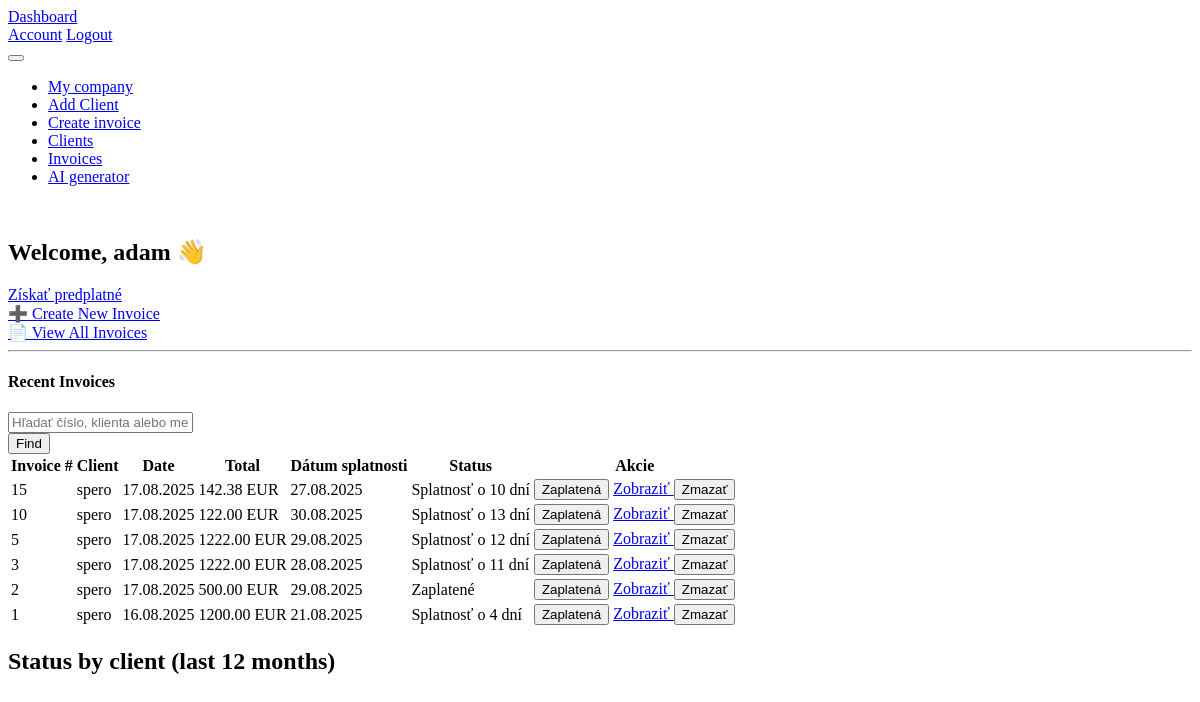
The app's page /dashboard (signed in) with its own data.
### models.py (models this page shows, shortened)
class User(db.Model,UserMixin):
    __tablename__ = 'users'
    id = db.Column(db.Integer, primary_key=True)
    email = db.Column(db.String(120), unique=True, nullable=False)
    username = db.Column(db.String(50), unique=True, nullable=False)
    password_hash = db.Column(db.String(128), nullable=False)
    is_paid = db.Column(db.Boolean, default=False)
    stripe_customer_id = db.Column(db.String(100), nullable=True)

class Invoice(db.Model):
        __tablename__ = 'invoices'
        __table_args__ = (
        db.UniqueConstraint('user_id', 'invoice_number', name='uq_user_invoice'),
        )
        id = db.Column(db.Integer, primary_key=True)
        invoice_number = db.Column(db.String(50), nullable=False)
        date = db.Column(db.Date, nullable=False)
        due_date = db.Column(db.Date, nullable=False)
        user_id = db.Column(db.Integer, db.ForeignKey('users.id'), nullable=False)
        user = db.relationship('User', backref=db.backref('invoices', lazy=True))
        currency = db.Column(db.String(10), nullable=False)
        total_cost = db.Column(db.Float, nullable=False)  # Total cost calculated as quantity
        vat_rate = db.Column(db.Float, nullable=True, default=0.0)  # VAT rate in percentage
        client_id = db.Column(db.Integer, db.ForeignKey('clients.id'), nullable=False)
        company_id = db.Column(db.Integer, db.ForeignKey('companies.id'), nullable=False)  # Foreign key to the company
        company= db.relationship('Company', backref=db.backref('invoices', lazy=True))
        client = db.relationship('Client', backref=db.backref('invoices', lazy=True))
        items = db.relationship("InvoiceItem", back_populates="invoice", cascade="all, delete-orphan")
        created_at = db.Column(db.DateTime, default=datetime.now(timezone.utc))  # Timestamp when the invoice was created
        status = db.Column(db.Enum(InvoiceStatus), nullable=False, default=InvoiceStatus.unpaid)
        pdf_path = db.Column(db.String(255), nullable=True)
        payment_method = db.Column(db.Enum(PaymentMethod), nullable=False, default=PaymentMethod.bank_transfer)
        @hybrid_property
        def is_overdue(self):
            return self.status == InvoiceStatus.unpaid and date.today() > self.due_date
        @hybrid_property
        def days_until_due(self):
            return (self.due_date - date.today()).days if self.status == InvoiceStatus.unpaid else 0

class Client(db.Model):
        __tablename__ = 'clients'
        id = db.Column(db.Integer, primary_key=True)
        name = db.Column(db.String(100), nullable=False)
        ico = db.Column(db.String(20), nullable=False)
        dic = db.Column(db.String(20), nullable=False)
        street = db.Column(db.String(100), nullable=False)
        user_id = db.Column(db.Integer, db.ForeignKey('users.id'), nullable=False)
        user = db.relationship('User', backref=db.backref('clients', lazy=True))
        city = db.Column(db.String(50), nullable=False)
        zip_code = db.Column(db.String(20), nullable=False)
        country = db.Column(db.String(50), nullable=False)
        email = db.Column(db.String(100), nullable=False)
        phone = db.Column(db.String(20), nullable=False)
        iban = db.Column(db.String(34), nullable=False)
        bic = db.Column(db.String(11), nullable=False)
        is_vat_payer = db.Column(db.Boolean, default=False)
        ic_dph = db.Column(db.String(20), nullable=True)  # Optional field for VAT ID if the client is a VAT payer

### routes.py (the view, shortened to what this page needs)
@main.route('/dashboard')
@login_required
def dashboard():
    q = (request.args.get('q') or '').strip()
    query = (Invoice.query
             .join(Client, Client.id == Invoice.client_id)
             .filter(Invoice.user_id == current_user.id))
    invoices = (query
                .order_by(Invoice.date.desc(), Invoice.id.desc())
                .limit(10)             # <-- max 10
                .all())
    return render_template('dashboard.html',
                           invoices=invoices,
                           q=q,
                           InvoiceStatus=InvoiceStatus)

### templates/dashboard.html (shortened to what this page needs)
{% extends "base.html" %}
{% block content %}
<div class="container mt-5">
  <h2>Welcome, {{ current_user.username }} 👋</h2>
<a href="{{ url_for('main.create_checkout_session') }}" class="btn btn-success">Získať predplatné</a>
  <div class="row mt-4">
    <div class="col-md-6">
      <a href="{{ url_for('main.add_invoice') }}" class="btn btn-primary btn-lg w-100 mb-3">
        ➕ Create New Invoice
      </a>
    </div>
    <div class="col-md-6">
      <a href="{{ url_for('main.list_invoices') }}" class="btn btn-outline-secondary btn-lg w-100 mb-3">
        📄 View All Invoices
      </a>
    </div>
  </div>
  <hr>
  <h4 class="mt-4">Recent Invoices</h4>
<form method="get" class="row g-2 align-items-center mb-2">
  <div class="col-auto">
    <input type="text" class="form-control" name="q" placeholder="Hľadať číslo, klienta alebo menu" value="{{ q or '' }}">
  </div>
  <div class="col-auto">
    <button class="btn btn-primary" type="submit">Find</button>
  </div>
</form>
{% if invoices %}
  <div class="table-responsive" style="max-height:420px; overflow-y:auto;">
    <table class="table table-striped table-hover mb-0 table-sticky">
      <thead>
        <tr>
          <th>Invoice #</th>
          <th>Client</th>
          <th>Date</th>
          <th>Total</th>
          <th>Dátum splatnosti</th>
          <th>Status</th>
          <th>Akcie</th>
        </tr>
      </thead>
      <tbody>
        {% for invoice in invoices %}
        <tr>
          <td>{{ invoice.invoice_number }}</td>
          <td>{{ invoice.client.name }}</td>
          <td>{{ invoice.date.strftime('%d.%m.%Y') }}</td>
          <td>{{ "%.2f"|format(invoice.total_cost) }} {{ invoice.currency }}</td>
          <td>{{ invoice.due_date.strftime('%d.%m.%Y') }}</td>
          <td>
            {% if invoice.status == InvoiceStatus.paid %}
              <span class="badge bg-success">Zaplatené</span>
            {% elif invoice.is_overdue %}
              <span class="badge bg-danger">Po splatnosti: {{ invoice.days_overdue }} dni</span>
            {% else %}
              <span class="badge bg-warning">Splatnosť o {{ invoice.days_until_due }} dní</span>
            {% endif %}
          </td>
         <td class="text-nowrap">
          <form method="POST" action="{{ url_for('main.mark_invoice_paid', id=invoice.id) }}" style="display:inline;">
            <button type="submit" class="btn btn-sm btn-primary">
               Zaplatená
            </button>
          </form>
            <a href="{{ url_for('main.view_invoice', invoice_id=invoice.id) }}" class="btn btn-sm btn-primary">
               Zobraziť
            </a>
            <form method="POST" action="{{ url_for('main.delete_invoice', invoice_id=invoice.id) }}" style="display:inline;">
              <button type="submit" class="btn btn-sm btn-danger"
                onclick="return confirm('Ste si istý, že chcete zmazať túto faktúru?');">
                 Zmazať
              </button>
            </form>
          </td>
        </tr>
        {% endfor %}
      </tbody>
    </table>
  </div>
{% else %}
  <div class="text-muted">Žiadne faktúry.</div>
{% endif %}
<h2>Status by client (last 12 months)</h2>
<div id="statusByClientWrap">
</div>
</div>
{% endblock %}

### templates/base.html (style rules this page uses)
body { background: var(--tblr-bg-surface); }

### templates/dashboard.html (style rules this page uses)
.table-sticky thead th { position: sticky; top: 0; z-index: 1; background-color: var(--bs-body-bg, #fff); }

### records on screen
User: username "adam"
Invoice: invoice_number "15", client.name "spero", date "17.08.2025", total_cost "142.38", currency "EUR", due_date "27.08.2025", days_until_due "10"
Invoice: invoice_number "10", client.name "spero", date "17.08.2025", total_cost "122.00", currency "EUR", due_date "30.08.2025", days_until_due "13"
Invoice: invoice_number "5", client.name "spero", date "17.08.2025", total_cost "1222.00", currency "EUR", due_date "29.08.2025", days_until_due "12"
Invoice: invoice_number "3", client.name "spero", date "17.08.2025", total_cost "1222.00", currency "EUR", due_date "28.08.2025", days_until_due "11"
Invoice: invoice_number "2", client.name "spero", date "17.08.2025", total_cost "500.00", currency "EUR", due_date "29.08.2025", status "Zaplatené"
Invoice: invoice_number "1", client.name "spero", date "16.08.2025", total_cost "1200.00", currency "EUR", due_date "21.08.2025", days_until_due "4"
